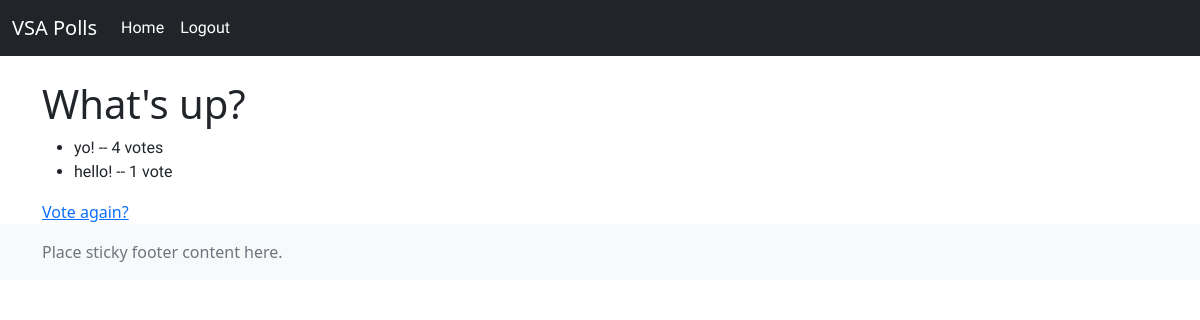
Screenshot of /polls/2/results/ (signed in) with the database file from the repository.
### polls/models.py (models this page shows, shortened)
class Question(models.Model):
    question_text = models.CharField(max_length=200)
    pub_date = models.DateTimeField('date published')

class Choice(models.Model):
    question = models.ForeignKey(Question, on_delete=models.CASCADE)
    choice_text = models.CharField(max_length=200)
    votes = models.IntegerField(default=0)

### polls/views.py (the view)
# urls.py: path('<int:pk>/results/', views.ResultsView.as_view(), name='results'),
class ResultsView(LoginRequiredMixin, generic.DetailView):
    model = Question
    template_name = 'polls/results.html'

### polls/templates/polls/results.html
{% extends 'polls/base.html' %}
{% block content %}
<div class="container">
<h1>{{ question.question_text }}</h1>
<ul>
{% for choice in question.choice_set.all %}
    <li>{{ choice.choice_text }} -- {{ choice.votes }} vote{{ choice.votes|pluralize }}</li>
{% endfor %}
</ul>
<a href="{% url 'polls:detail' question.id %}">Vote again?</a>
</div>
{% endblock %}

### polls/static/polls/css/custom.css (style rules this page uses)
li { font-family: 'Hubballi', cursive; }

### rows the page displays
Question: question_text "What's up?"
Choice: choice_text "yo!", votes "4"
Choice: choice_text "hello!", votes "1"
